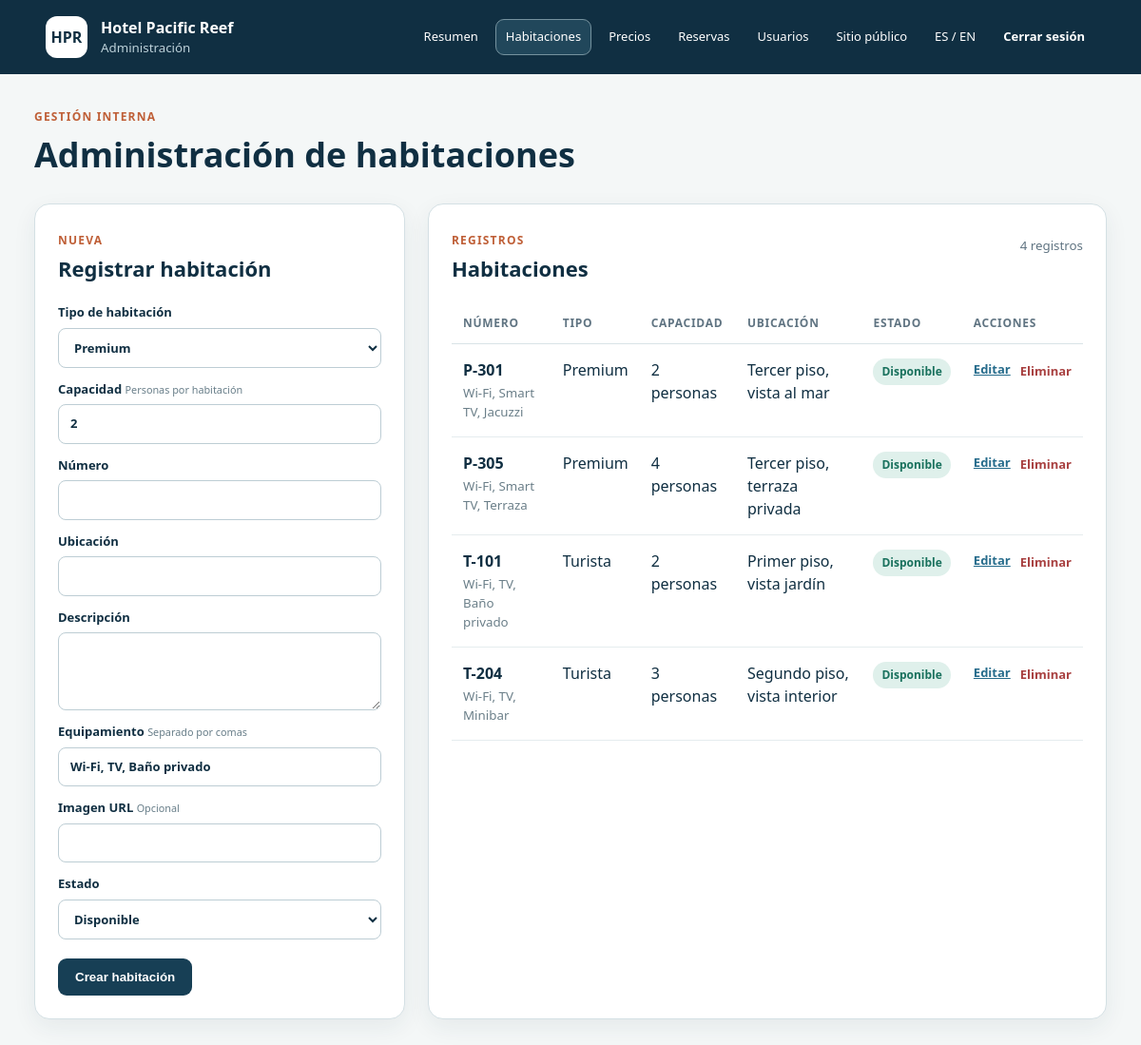
/admin/rooms.php (signed in), run on the app's committed database.
### tables this page shows
CREATE TABLE room_types (
    id BIGINT UNSIGNED AUTO_INCREMENT PRIMARY KEY,
    name VARCHAR(80) NOT NULL UNIQUE,
    description VARCHAR(500) NOT NULL,
    base_price DECIMAL(12, 2) NOT NULL,
    max_guests TINYINT UNSIGNED NOT NULL,
    created_at TIMESTAMP NOT NULL DEFAULT CURRENT_TIMESTAMP,
    CONSTRAINT chk_room_type_price CHECK (base_price > 0),
    CONSTRAINT chk_room_type_capacity CHECK (max_guests > 0)
);

CREATE TABLE rooms (
    id BIGINT UNSIGNED AUTO_INCREMENT PRIMARY KEY,
    room_type_id BIGINT UNSIGNED NOT NULL,
    capacity TINYINT UNSIGNED NOT NULL,
    room_number VARCHAR(20) NOT NULL UNIQUE,
    location VARCHAR(120) NOT NULL,
    description VARCHAR(500) NOT NULL,
    equipment JSON NOT NULL,
    image_url VARCHAR(500) NULL,
    status ENUM('available', 'occupied', 'maintenance', 'inactive') NOT NULL DEFAULT 'available',
    created_at TIMESTAMP NOT NULL DEFAULT CURRENT_TIMESTAMP,
    updated_at TIMESTAMP NOT NULL DEFAULT CURRENT_TIMESTAMP ON UPDATE CURRENT_TIMESTAMP,
    CONSTRAINT fk_rooms_room_type
        FOREIGN KEY (room_type_id) REFERENCES room_types(id),
    CONSTRAINT chk_room_capacity CHECK (capacity > 0)
);

### src/Support/I18n.php (called while the page is built, shortened)
<?php
final class I18n
{
    public static function language(): string
    {
        return (string) ($_SESSION['language'] ?? 'es');
    }
}

### src/Database/Connection.php (called while the page is built, shortened)
<?php
final class Connection
{
    public static function create(): PDO
    {
        $projectRoot = dirname(__DIR__, 2);
        $configFile = $projectRoot . '/config/database.php';
        $config = require (is_file($configFile)
            ? $configFile
            : $projectRoot . '/config/database.example.php');
        $dsn = sprintf(
            'mysql:host=%s;port=%d;dbname=%s;charset=%s',
            $config['host'],
            $config['port'],
            $config['database'],
            $config['charset']
        );
        return new PDO($dsn, $config['username'], $config['password'], [
            PDO::ATTR_ERRMODE => PDO::ERRMODE_EXCEPTION,
            PDO::ATTR_DEFAULT_FETCH_MODE => PDO::FETCH_ASSOC,
            PDO::ATTR_EMULATE_PREPARES => false,
        ]);
    }
}

### config/database.example.php (called while the page is built, shortened)
<?php
return [
    'host' => getenv('DB_HOST') ?: '127.0.0.1',
    'port' => (int) (getenv('DB_PORT') ?: 3306),
    'database' => getenv('DB_NAME') ?: 'hotel_pacific_reef',
    'username' => getenv('DB_USER') ?: 'root',
    'password' => getenv('DB_PASSWORD') ?: '',
    'charset' => 'utf8mb4',
];

### src/Repositories/RoomRepository.php (called while the page is built, shortened)
<?php
final class RoomRepository
{
    public function all(): array
    {
        return $this->pdo->query(
            'SELECT rooms.*, room_types.name AS room_type_name
             FROM rooms
             INNER JOIN room_types ON room_types.id = rooms.room_type_id
             ORDER BY rooms.room_number'
        )->fetchAll();
    }
    public function roomTypes(): array
    {
        return $this->pdo->query('SELECT id, name, description, base_price, max_guests FROM room_types ORDER BY name')->fetchAll();
    }
}

### public/admin/rooms.php (the view, shortened to what this page needs)
<?php
require dirname(__DIR__) . '/_bootstrap.php';
require dirname(__DIR__, 2) . '/src/Database/Connection.php';
require dirname(__DIR__, 2) . '/src/Repositories/RoomRepository.php';
function equipmentText(string $json): string
{
    $items = json_decode($json, true);
    return is_array($items) ? implode(', ', $items) : '';
}
$statusOptions = [
    'available' => 'Disponible',
    'occupied' => 'Ocupada',
    'maintenance' => 'Mantención',
    'inactive' => 'Inactiva',
];
$rooms = [];
$roomTypes = [];
$editingRoom = null;
try {
    $repository = new RoomRepository(Connection::create());
    $roomTypes = $repository->roomTypes();
    $rooms = $repository->all();
} catch (Throwable $exception) {
    $error = $exception->getMessage();
}
$form = $editingRoom ?? [
    'id' => 0,
    'room_type_id' => $roomTypes[0]['id'] ?? 1,
    'capacity' => 2,
    'room_number' => '',
    'location' => '',
    'description' => '',
    'equipment' => 'Wi-Fi, TV, Baño privado',
    'image_url' => '',
    'status' => 'available',
];
?>
<!DOCTYPE html>
<html lang="<?= I18n::language() ?>">
<head>
    <link rel="stylesheet" href="../assets/css/admin.css">
    <link rel="stylesheet" href="../assets/css/responsive.css">
</head>
<body>
<?php renderAdminHeader('rooms'); ?>
<main>
    <section class="page-heading">
        <div><p>Gestión interna</p><h1>Administración de habitaciones</h1></div>
    </section>
    <div class="admin-layout">
        <section class="panel form-panel">
            <div class="panel-heading"><span><?= $editingRoom ? 'Editar' : 'Nueva' ?></span><h2><?= $editingRoom ? 'Actualizar habitación' : 'Registrar habitación' ?></h2></div>
            <form method="post">
                <label>Tipo de habitación<select name="room_type_id" required><?php foreach ($roomTypes as $type): ?><option value="<?= (int) $type['id'] ?>" <?= (int) $form['room_type_id'] === (int) $type['id'] ? 'selected' : '' ?>><?= escape($type['name']) ?></option><?php endforeach; ?></select></label>
                <label>Capacidad <small>Personas por habitación</small><input name="capacity" type="number" min="1" max="255" value="<?= (int) $form['capacity'] ?>" required></label>
                <label>Número<input name="room_number" value="<?= escape((string) $form['room_number']) ?>" maxlength="20" required></label>
                <label>Ubicación<input name="location" value="<?= escape((string) $form['location']) ?>" maxlength="120" required></label>
                <label>Descripción<textarea name="description" maxlength="500" required><?= escape((string) $form['description']) ?></textarea></label>
                <label>Equipamiento <small>Separado por comas</small><input name="equipment" value="<?= escape(is_string($form['equipment']) && str_starts_with($form['equipment'], '[') ? equipmentText($form['equipment']) : (string) $form['equipment']) ?>" required></label>
                <label>Imagen URL <small>Opcional</small><input name="image_url" type="url" value="<?= escape((string) ($form['image_url'] ?? '')) ?>"></label>
                <label>Estado<select name="status" required><?php foreach ($statusOptions as $value => $label): ?><option value="<?= $value ?>" <?= $form['status'] === $value ? 'selected' : '' ?>><?= $label ?></option><?php endforeach; ?></select></label>
                <div class="form-actions"><button type="submit"><?= $editingRoom ? 'Guardar cambios' : 'Crear habitación' ?></button><?php if ($editingRoom): ?><a href="rooms.php">Cancelar</a><?php endif; ?></div>
            </form>
        </section>
        <section class="panel table-panel">
            <div class="panel-heading"><span>Registros</span><h2>Habitaciones</h2><small><?= count($rooms) ?> registros</small></div>
            <div class="table-wrap"><table><thead><tr><th>Número</th><th>Tipo</th><th>Capacidad</th><th>Ubicación</th><th>Estado</th><th>Acciones</th></tr></thead><tbody>
            <?php foreach ($rooms as $room): ?><tr><td><strong><?= escape($room['room_number']) ?></strong><small><?= escape(equipmentText($room['equipment'])) ?></small></td><td><?= escape($room['room_type_name']) ?></td><td><?= (int) $room['capacity'] ?> personas</td><td><?= escape($room['location']) ?></td><td><span class="status status-<?= escape($room['status']) ?>"><?= escape($statusOptions[$room['status']] ?? $room['status']) ?></span></td><td><div class="row-actions"><a href="?edit=<?= (int) $room['id'] ?>">Editar</a><form method="post" onsubmit="return confirm('¿Eliminar esta habitación?');"><input type="hidden" name="csrf_token" value="<?= escape($_SESSION['csrf_token']) ?>"><input type="hidden" name="action" value="delete"><input type="hidden" name="id" value="<?= (int) $room['id'] ?>"><button class="delete" type="submit">Eliminar</button></form></div></td></tr><?php endforeach; ?>
            </tbody></table></div>
        </section>
    </div>
</main>
</body>
</html>

### public/_bootstrap.php (shortened to what this page needs)
<?php
$projectRoot = dirname(__DIR__);
require_once $projectRoot . '/src/Support/I18n.php';
if (!function_exists('escape')) {
    function escape(string $value): string
    {
        return htmlspecialchars($value, ENT_QUOTES, 'UTF-8');
    }
}
if (!function_exists('languageUrl')) {
    function languageUrl(string $language): string
    {
        $return = (string) ($_SERVER['REQUEST_URI'] ?? '/index.php');
        return '/language.php?lang=' . rawurlencode($language) . '&return=' . rawurlencode($return);
    }
}
if (!function_exists('renderAdminHeader')) {
    function renderAdminHeader(string $active): void
    {
        $links = [
            'index' => ['index.php', 'Resumen'],
            'rooms' => ['rooms.php', 'Habitaciones'],
            'prices' => ['prices.php', 'Precios'],
            'reservations' => ['reservations.php', 'Reservas'],
            'users' => ['users.php', 'Usuarios'],
        ];
        echo '<header class="admin-header"><div><span>HPR</span><div><strong>Hotel Pacific Reef</strong><small>Administración</small></div></div>';
        echo '<nav aria-label="Navegación administrativa">';
        foreach ($links as $key => [$href, $label]) {
            $class = $key === $active ? ' class="active"' : '';
            echo '<a' . $class . ' href="' . $href . '">' . $label . '</a>';
        }
        echo '<a href="../index.php">Sitio público</a>';
        echo '<a href="' . escape(languageUrl(\App\Support\I18n::language() === 'es' ? 'en' : 'es')) . '">ES / EN</a>';
        echo '<form class="nav-form" action="../logout.php" method="post"><input type="hidden" name="csrf_token" value="' . escape(\App\Auth\Auth::csrfToken()) . '"><button type="submit">Cerrar sesión</button></form>';
        echo '</nav></header>';
    }
}

### public/assets/css/admin.css (style rules this page uses)
:root { font-family:"Segoe UI",Arial,sans-serif;color:#102f42;background:#f4f7f7;line-height:1.5 }
* { box-sizing:border-box }
body { margin:0 }
.admin-header { height:78px;background:#102f42;color:#fff;display:flex;align-items:center;justify-content:space-between;padding:0 max(4vw,32px) }
.admin-header>div { display:flex;align-items:center;gap:14px }
.admin-header>div>span { display:grid;place-items:center;width:44px;height:44px;border-radius:12px;background:#fff;color:#102f42;font-weight:800 }
.admin-header strong,.admin-header small { display:block }
.admin-header small { color:#bbd0d8 }
.admin-header a { color:#fff;text-decoration:none;border:1px solid #78919c;border-radius:9px;padding:9px 14px }
main { max-width:1500px;margin:auto;padding:36px }
.page-heading { display:flex;justify-content:space-between;align-items:end;margin-bottom:24px }
.page-heading p,.panel-heading span { margin:0;color:#bf5f37;font-weight:800;text-transform:uppercase;letter-spacing:.1em;font-size:12px }
.page-heading h1 { font-size:36px;margin:4px 0 0 }
.admin-layout { display:grid;grid-template-columns:minmax(300px,390px) 1fr;gap:24px }
.panel { background:#fff;border:1px solid #d4e0e4;border-radius:16px;box-shadow:0 8px 24px #17344712;overflow:hidden }
.form-panel { padding:24px }
.panel-heading { position:relative;margin-bottom:20px }
.panel-heading h2 { margin:3px 0;font-size:22px }
.panel-heading>small { position:absolute;right:0;top:10px;color:#607482 }
label { display:block;font-size:13px;font-weight:700;margin:13px 0 }
label small { font-weight:400;color:#687e89 }
input,select,textarea { display:block;width:100%;margin-top:6px;padding:10px 12px;border:1px solid #bdcdd4;border-radius:8px;font:inherit;background:#fff;color:#102f42 }
textarea { height:82px;resize:vertical }
.form-actions { display:flex;gap:12px;align-items:center;margin-top:20px }
.form-actions button { border:0;border-radius:9px;background:#173f55;color:#fff;font-weight:700;padding:12px 18px;cursor:pointer }
.table-panel { padding:24px }
.table-wrap { overflow:auto }
table { width:100%;border-collapse:collapse }
th { text-align:left;color:#607482;font-size:12px;text-transform:uppercase;letter-spacing:.06em;border-bottom:1px solid #d9e3e6;padding:12px }
td { padding:15px 12px;border-bottom:1px solid #e5ecee;vertical-align:top }
td small { display:block;color:#6b7f89;margin-top:3px }
.status { display:inline-block;border-radius:999px;padding:5px 9px;font-size:12px;font-weight:700 }
.status-available { background:#dff0eb;color:#19715d }
.row-actions { display:flex;gap:10px;align-items:center }
.row-actions a,.row-actions button { font:inherit;font-size:13px;font-weight:700 }
.row-actions a { color:#256b8b }
.row-actions form { margin:0 }
.row-actions .delete { border:0;background:none;color:#a84040;padding:0;cursor:pointer }
.admin-header nav { display:flex;gap:7px;align-items:center }
.admin-header nav a { border-color:transparent;padding:8px 10px;font-size:13px }
.admin-header nav a:hover,.admin-header nav a.active { border-color:#75929e;background:#21475b }
.nav-form { margin:0 }
.nav-form button { padding:8px 10px;border:1px solid transparent;border-radius:9px;color:#fff;background:transparent;font:inherit;font-size:13px;font-weight:700;cursor:pointer }

### public/assets/css/responsive.css (style rules this page uses)
html, body { max-width: 100%; overflow-x: hidden; }
main, .overview > *, .reservation-layout > *, .admin-layout > *, .dashboard-grid > *, .panel { min-width: 0; }

### data on the page
room_types: capacity "2", equipment "Wi-Fi, TV, Baño privado", status "Disponible"
rooms: room_number "P-301", equipment "Wi-Fi, Smart TV, Jacuzzi", room_type.name "Premium", capacity "2", location "Tercer piso, vista al mar", status "Disponible"
rooms: room_number "P-305", equipment "Wi-Fi, Smart TV, Terraza", room_type.name "Premium", capacity "4", location "Tercer piso, terraza privada", status "Disponible"
rooms: room_number "T-101", equipment "Wi-Fi, TV, Baño privado", room_type.name "Turista", capacity "2", location "Primer piso, vista jardín", status "Disponible"
rooms: room_number "T-204", equipment "Wi-Fi, TV, Minibar", room_type.name "Turista", capacity "3", location "Segundo piso, vista interior", status "Disponible"

### other printed values
$label "Resumen"
$label "Habitaciones"
$label "Precios"
$label "Reservas"
$label "Usuarios"
count($rooms) "4"
form field room_type_id "Premium"
